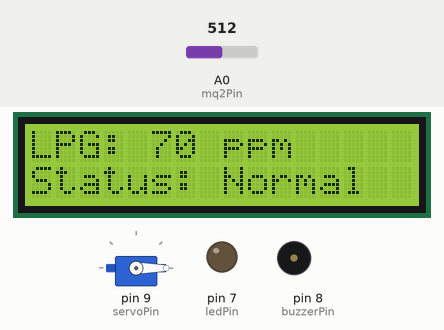
This sketch was run on a simulated Arduino Uno, built with avr-gcc and run on an emulated ATmega328P. Parts: 16×2 character LCD, servo, output pins drawn as LEDs (lit = HIGH), buzzer (waves = sounding, pin HIGH). The test bench sets the inputs (shaded band); at power-on: A0 (mq2Pin) = 512. What the sketch prints to the serial monitor is not drawn.

Above: at 3.2 s.
3.3 s: A0 (mq2Pin) set to 662
At 5.1 s:
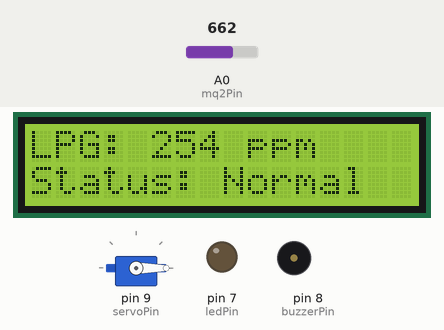
5.7 s: A0 (mq2Pin) set to 690
At 7.4 s:
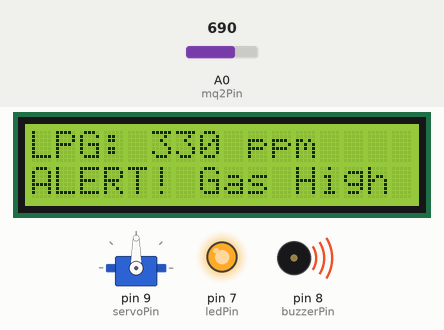
7.7 s: A0 (mq2Pin) set to 1008
At 8.8 s:
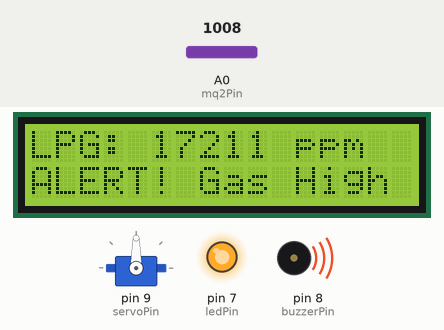
9.8 s: A0 (mq2Pin) set to 1023
At 11.3 s:
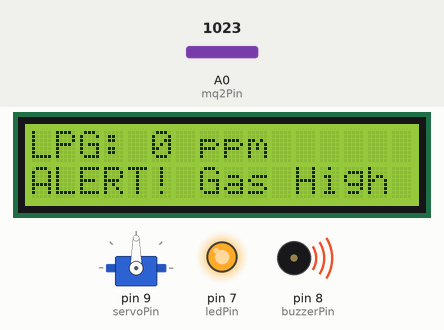
Timing chart, 0 to 12.8 s (numbered marks = the images above; inputs shaded):
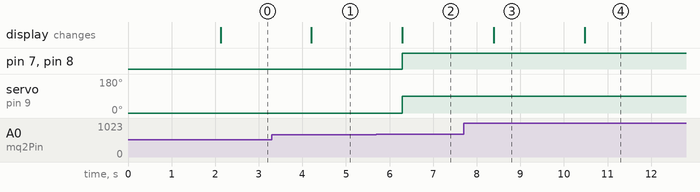

The sketch:

Group_4.ino
```cpp
#include <Wire.h>
#include <LiquidCrystal_I2C.h>
#include <Servo.h>

const int mq2Pin = A0;
const int buzzerPin = 8;
const int ledPin = 7;
const int servoPin = 9;

LiquidCrystal_I2C lcd(0x27, 16, 2);
Servo gasValveServo;

const float R0 = 15.36;
const float RL = 5.0;
const int thresholdPPM = 300;

bool gasShutOff = false;

void setup() {
Serial.begin(9600);
pinMode(buzzerPin, OUTPUT);
pinMode(ledPin, OUTPUT);
digitalWrite(buzzerPin, LOW);
digitalWrite(ledPin, LOW);

lcd.begin(16, 2);
lcd.backlight();
lcd.setCursor(0, 0);
lcd.print("MQ-2 Sensor Init");
delay(2000);
lcd.clear();

gasValveServo.attach(servoPin);
gasValveServo.write(0); // Initial position (gas ON)
}

void loop() {
int sensorValue = analogRead(mq2Pin);
float voltage = sensorValue * (5.0 / 1023.0);
float sensorRs = RL * (5.0 - voltage) / voltage;
float ratio = sensorRs / R0;

float m = -0.47;
float b = 0.38;
float ppm = pow(10, (log10(ratio) - b) / m);

// Serial output
Serial.print("Sensor Value: ");
Serial.print(sensorValue);
Serial.print(" Rs: ");
Serial.print(sensorRs, 2);
Serial.print(" kOhm Ratio: ");
Serial.print(ratio, 2);
Serial.print(" Gas Concentration (LPG): ");
Serial.print(ppm, 0);
Serial.println(" ppm");

// LCD output
lcd.clear();
lcd.setCursor(0, 0);
lcd.print("LPG: ");
lcd.print((int)ppm);
lcd.print(" ppm");

lcd.setCursor(0, 1);
if (ppm > thresholdPPM) {
lcd.print("ALERT! Gas High");

digitalWrite(buzzerPin, HIGH);
digitalWrite(ledPin, HIGH);

if (!gasShutOff) {
gasValveServo.write(90); // Rotate to turn off gas
gasShutOff = true;
}
} else {
lcd.print("Status: Normal");

digitalWrite(buzzerPin, LOW);
digitalWrite(ledPin, LOW);

gasValveServo.write(0); // Return to open gas
gasShutOff = false;
}

delay(1000);
}
```

Measured:
- the behaviour switches between 679 and 680 on A0 (mq2Pin) (found by bisection; images 1 and 2)
- after the input at 3.3 s, the display: changes after 0.91 s (image 1)
- after the input at 5.7 s, pin 7 (ledPin), pin 8 (buzzerPin): LOW → HIGH after 0.59 s; servo on pin 9 (servoPin): 0° → 90° after 0.59 s; the display: changes after 0.59 s (image 2)
- after the input at 7.7 s, the display: changes after 0.69 s (image 3)
- after the input at 9.8 s, the display: changes after 0.68 s (image 4)
